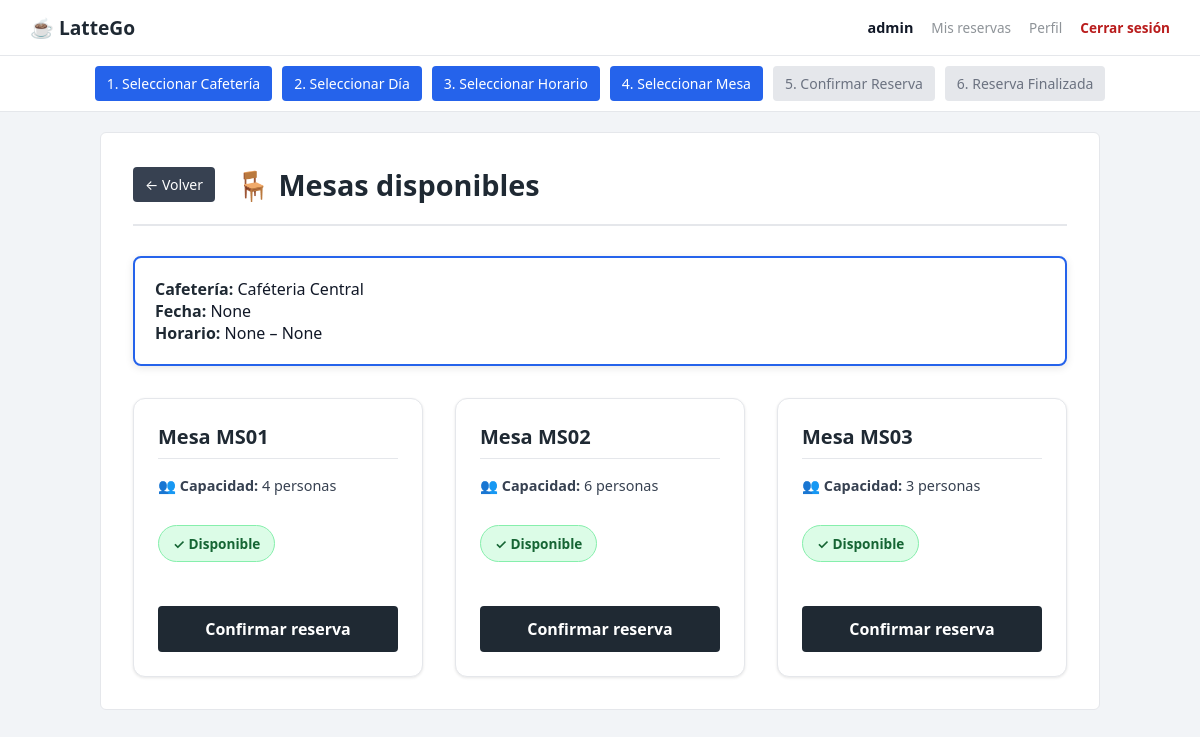
The app's page /reservas/cafeteria/1/mesas/ (signed in), older data.
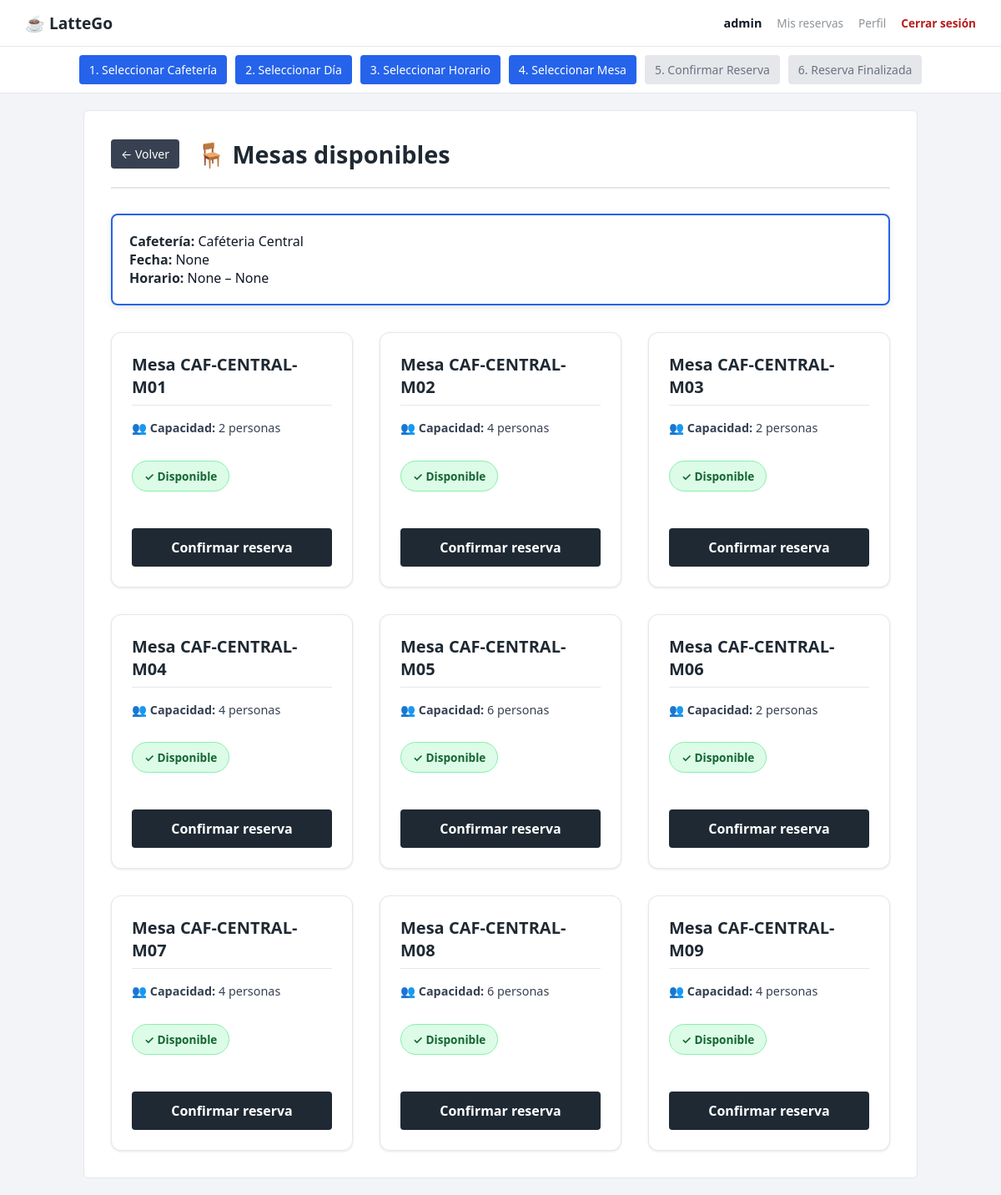
The same page, newer data.
### cafeterias/models.py (models this page shows, shortened)
class Mesa(models.Model):
    codigo = models.CharField(max_length=20)
    capacidad = models.PositiveIntegerField()
    cafeteria = models.ForeignKey(
        Cafeteria,
        on_delete=models.CASCADE,
        related_name='mesas'
    )

### reservas/views.py (the view, shortened to what this page needs)
@login_required
def seleccionar_mesa(request, cafeteria_id):
    cafeteria = get_object_or_404(Cafeteria, id=cafeteria_id)
    fecha_str = request.GET.get("fecha")
    hora_inicio_str = request.GET.get("hora_inicio")
    hora_fin_str = request.GET.get("hora_fin")
    fecha = datetime.strptime(fecha_str, "%Y-%m-%d").date() if fecha_str else None
    hora_inicio = datetime.strptime(hora_inicio_str, "%H:%M").time() if hora_inicio_str else None
    hora_fin = datetime.strptime(hora_fin_str, "%H:%M").time() if hora_fin_str else None
    mesas = Mesa.objects.filter(cafeteria=cafeteria)
    if not (fecha and hora_inicio and hora_fin):
        mesas_disponibles = mesas
    return render(
        request,
        "reservas/seleccionar_mesa.html",
        {
            "cafeteria": cafeteria,
            "fecha": fecha_str,
            "hora_inicio": hora_inicio_str,
            "hora_fin": hora_fin_str,
            "mesas": mesas_disponibles,
            "current_step": 4
        }
    )

### reservas/templates/reservas/seleccionar_mesa.html (shortened to what this page needs)
{% extends "reservas/base.html" %}
{% block step_indicator %}
{% if current_step %}
<div class="step-indicator">
  <span class="step {% if current_step >= 1 %}active{% endif %}">1. Seleccionar Cafetería</span>
  <span class="step {% if current_step >= 2 %}active{% endif %}">2. Seleccionar Día</span>
  <span class="step {% if current_step >= 3 %}active{% endif %}">3. Seleccionar Horario</span>
  <span class="step {% if current_step >= 4 %}active{% endif %}">4. Seleccionar Mesa</span>
  <span class="step {% if current_step >= 5 %}active{% endif %}">5. Confirmar Reserva</span>
  <span class="step {% if current_step >= 6 %}active{% endif %}">6. Reserva Finalizada</span>
</div>
{% endif %}
{% endblock %}
{% block content %}
<div class="page-header">
  <a href="{% url 'reservas:calendario_dia' cafeteria.id fecha %}" class="back-button">← Volver</a>
  <h2>🪑 Mesas disponibles</h2>
</div>
<p class="info">
  <strong>Cafetería:</strong> {{ cafeteria.nombre }}<br>
  <strong>Fecha:</strong> {{ fecha }}<br>
  <strong>Horario:</strong> {{ hora_inicio }} – {{ hora_fin }}
</p>
<div class="mesas-grid">
  {% for mesa in mesas %}
    <div class="mesa-card">
      <h3>Mesa {{ mesa.codigo }}</h3>
      <p>👥 <strong>Capacidad:</strong> {{ mesa.capacidad }} personas</p>
      <span class="badge badge-disponible">✓ Disponible</span>
      <button class="btn btn-confirmar-mesa"
         data-mesa-id="{{ mesa.id }}"
         data-mesa-codigo="{{ mesa.codigo }}"
         data-mesa-capacidad="{{ mesa.capacidad }}"
         data-fecha="{{ fecha }}"
         data-hora-inicio="{{ hora_inicio }}"
         data-hora-fin="{{ hora_fin }}">
        Confirmar reserva
      </button>
    </div>
  {% empty %}
    <div class="empty">
      ❌ No hay mesas disponibles para este horario
    </div>
  {% endfor %}
</div>
{% endblock %}

Row changes from the older to the newer data that the page shows:
changed Mesa: codigo "MS01" → "CAF-CENTRAL-M01"; capacidad "4" → "2"
changed Mesa: codigo "MS02" → "CAF-CENTRAL-M02"; capacidad "6" → "4"
changed Mesa: codigo "MS03" → "CAF-CENTRAL-M03"; capacidad "3" → "2"
now on this page (row edited): Mesa: codigo "CAF-CENTRAL-M04", capacidad "4"
now on this page (row edited): Mesa: codigo "CAF-CENTRAL-M05", capacidad "6"
now on this page (row edited): Mesa: codigo "CAF-CENTRAL-M06", capacidad "2"
now on this page (row edited): Mesa: codigo "CAF-CENTRAL-M07", capacidad "4"
now on this page (row edited): Mesa: codigo "CAF-CENTRAL-M08", capacidad "6"
added Mesa: codigo "CAF-CENTRAL-M09", capacidad "4"
